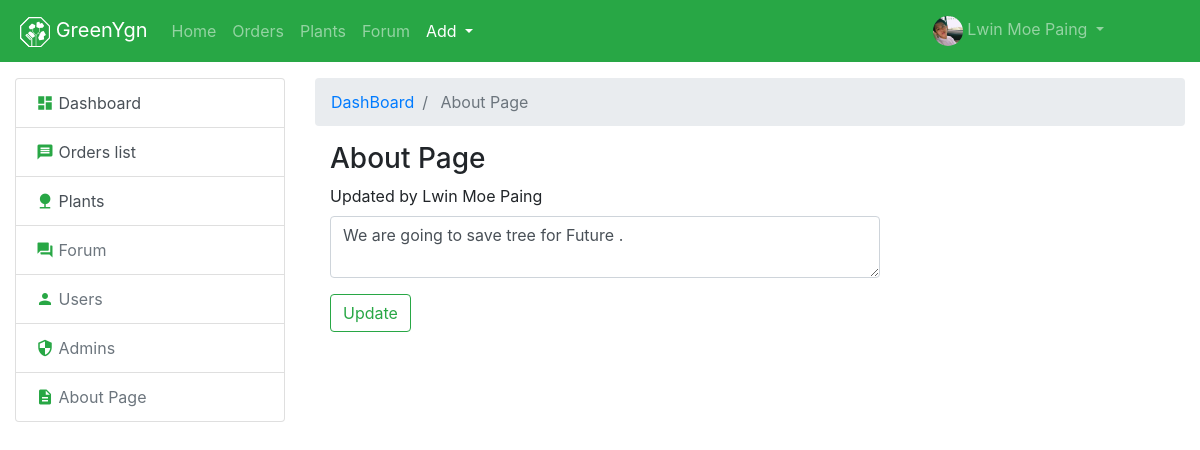
The app's page /gyadmin/superadmin/about-page/index.php (signed in) with its own data.
### tables this page shows
CREATE TABLE `about_page` (
  `id` int(11) NOT NULL,
  `description` text NOT NULL,
  `admin_id` int(11) UNSIGNED NOT NULL,
  `deleted_at` datetime DEFAULT NULL,
  `created_at` datetime DEFAULT NULL,
  `modified_at` datetime DEFAULT NULL
);

### gyadmin/superadmin/about-page/functions/getdata.php (called while the page is built, shortened)
<?php
    $sql = "SELECT `about_page`.* , `a`.`name` as `admin` FROM `about_page` ";
    $sql .= " INNER JOIN `admin` as a ON ";
    $sql .= " `about_page`.`admin_id` = `a`.`id` WHERE `about_page`.`id` = 1";
if($res = mysqli_query($conn, $sql)) {
    while($row = mysqli_fetch_assoc($res)) {
       $result = $row;
    }
}

### gyadmin/superadmin/about-page/index.php (the view, shortened to what this page needs)
<?php
    require __DIR__. "/functions/getdata.php";
    require __DIR__ . "/../view/begin_header.php";
    require __DIR__ . "/../view/finish_header.php";
    require __DIR__ . "/../view/nav/navbar.php";
?>
    <div class="container-fluid mt-3">
        <div class="row">
            <div class="col-md-3">
                <?php
                    require __DIR__ . "/../view/left_url_list/left_url_list.php";
                ?>
            </div>
            <div class="col-md-9">
                <nav aria-label="breadcrumb">
                    <ol class="breadcrumb">
                    <li class="breadcrumb-item"><a href="/gyadmin/superadmin/">DashBoard</a></li>
                        <li class="breadcrumb-item active"> About Page </li>
                    </ol>
                </nav>
                <div class="container-fluid mt-3">
                    <div class="row">
                        <div class="col-md-8">
                            <form method="post">
                            <h3 class=""> About Page </h3>
                                <div class="form-group">
                                    <label for="description"> Updated by <?= isset($result['admin']) ? $result['admin'] : "Mashi" ?> </label>
                                    <textarea
                                        class="form-control "
                                        id="description" name="description"
                                    ><?= isset($result['description']) ? $result['description'] : "Mashi" ?></textarea>
                                </div>
                                <button type="submit" name="submit" class="btn btn-outline-success"> Update  </button>
                            </form>
                        </div>
                    </div>
                </div>
            </div>
        </div>
    </div>
<?php
    require __DIR__ . "/../view/finish_footer.php";
?>

### assets/css/greenygn.css (style rules this page uses)
body { min-height: 100vh; padding-bottom: 50px; position: relative; }

### records on screen
about_page: admin.name "Lwin Moe Paing", description "We are going to save tree for Future ."

### other values on screen
$_SESSION['admin']['name'] "Lwin Moe Paing"
